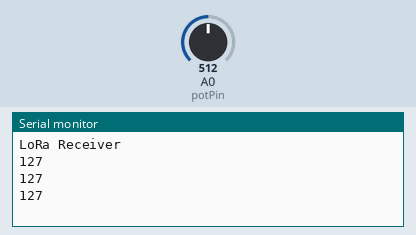
This sketch was run on a simulated Arduino Uno, built with avr-gcc and run on an emulated ATmega328P. On the bench: the last lines printed to the serial monitor. The test bench sets the inputs (shaded band); at power-on: A0 (potPin) = 512. No radio packets arrive unless stated.

Above: at 1.2 s.
1.3 s: A0 (potPin) set to 716
At 1.8 s:
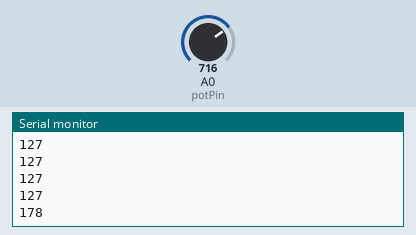
2.8 s: A0 (potPin) set to 900
At 2.88 s:
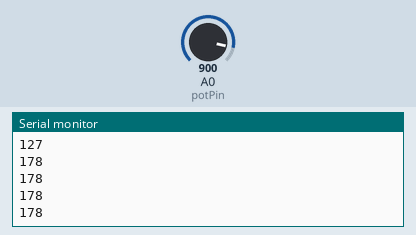
Timing chart, 0 to 5.8 s (numbered marks = the images above; inputs shaded):
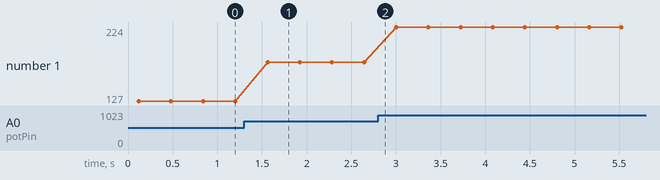

The sketch:

L3_06.ino
```cpp
/*
 * Level 3 - 06 node
 * Path to master : 06] -> 05] -> 03 -> 01
 * accept incoming from  : it  last node
 * Frame: [  sender's address | previous sender's address | receiver's address | data_length | data ]
 */


#include <SPI.h>
#include <LoRa.h>

#define potPin A0


byte thisNode = 0x06;

byte masterNode = 0x01;
byte node2 = 0x02;
byte node3 = 0x03;
byte node5 = 0x05;
byte node4 = 0x04;

String SenderNode = "";
String outgoing;              // outgoing message

byte msgCount = 0;            // count of outgoing messages

// Tracks the time since last event fired
unsigned long previousMillis=0;
unsigned long int previoussecs = 0;
unsigned long int currentsecs = 0;
unsigned long currentMillis = 0;
int interval= 1 ; // updated every 1 second
int Secs = 0;

int thisPot = 0;
int receivedPot = 0;

void setup() {

  Serial.begin(9600);

  //init LoRa
  while (!Serial);
  Serial.println("LoRa Receiver");
  if (!LoRa.begin(433E6)) { // or 915E6
    Serial.println("Starting LoRa failed!");
    while (1);
  }

}

void loop() {
  int val = analogRead(potPin);
      thisPot = map(val, 0, 1024, 0, 255);
      delay(100);
      sendMessage(1, (String) thisPot, thisNode, masterNode);
}


void sendMessage(int type, String data, byte snAdd, byte rcAdd){
  Serial.println(data);
  delay(100);
  LoRa.beginPacket();
  LoRa.write(type);
  LoRa.write(snAdd); // original sender's address
  LoRa.write(thisNode); // latest sender's address
  LoRa.write(rcAdd); // receiver's address
  LoRa.write(data.length());
  LoRa.print(data);
  LoRa.endPacket();
  delay(100);
 }
```

Measured:
- after the input at 1.3 s, the serial monitor: prints a new line after 0.26 s (image 1)
- plotted number 1: 127 → 178 after the input at 1.3 s, 178 → 224 after the input at 2.8 s
